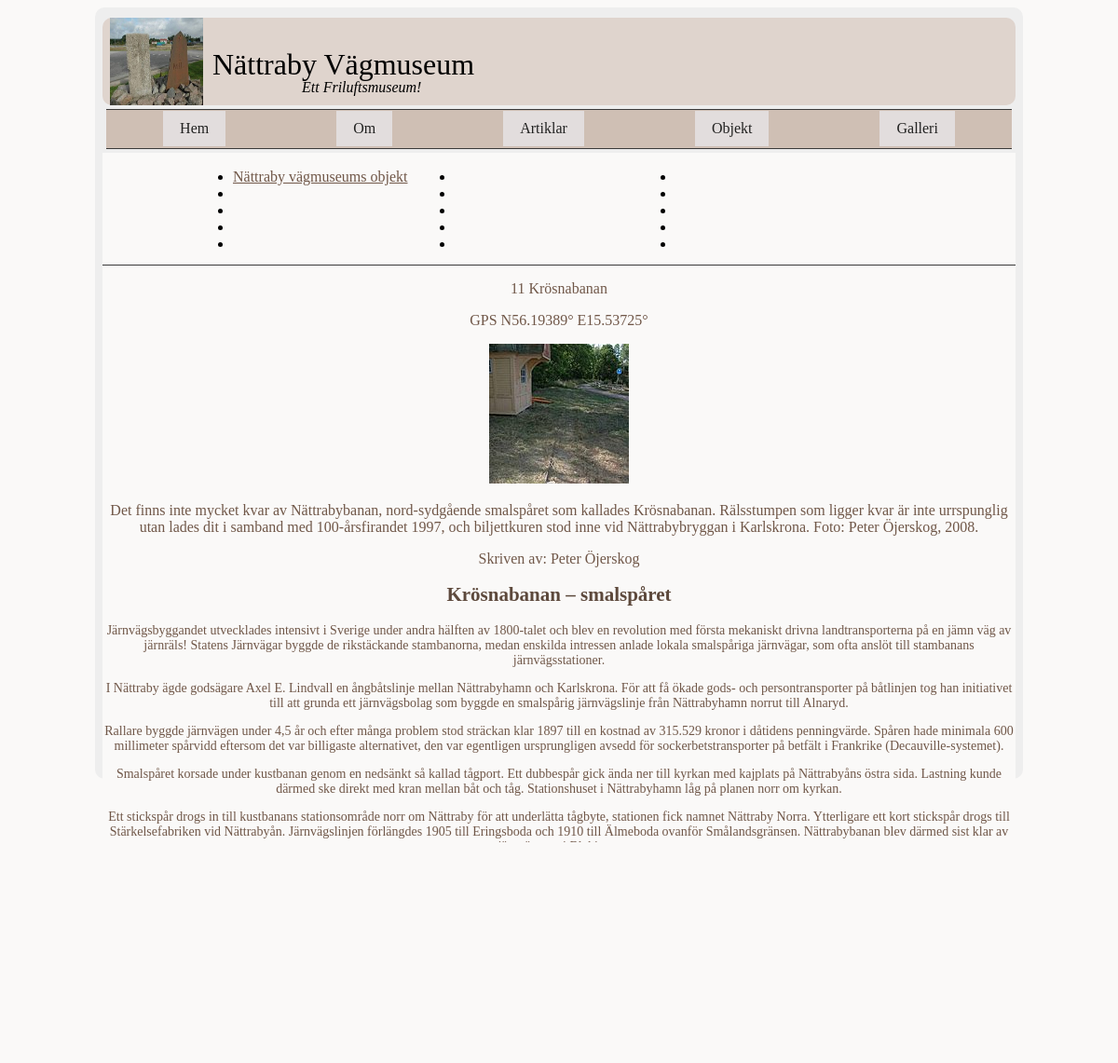
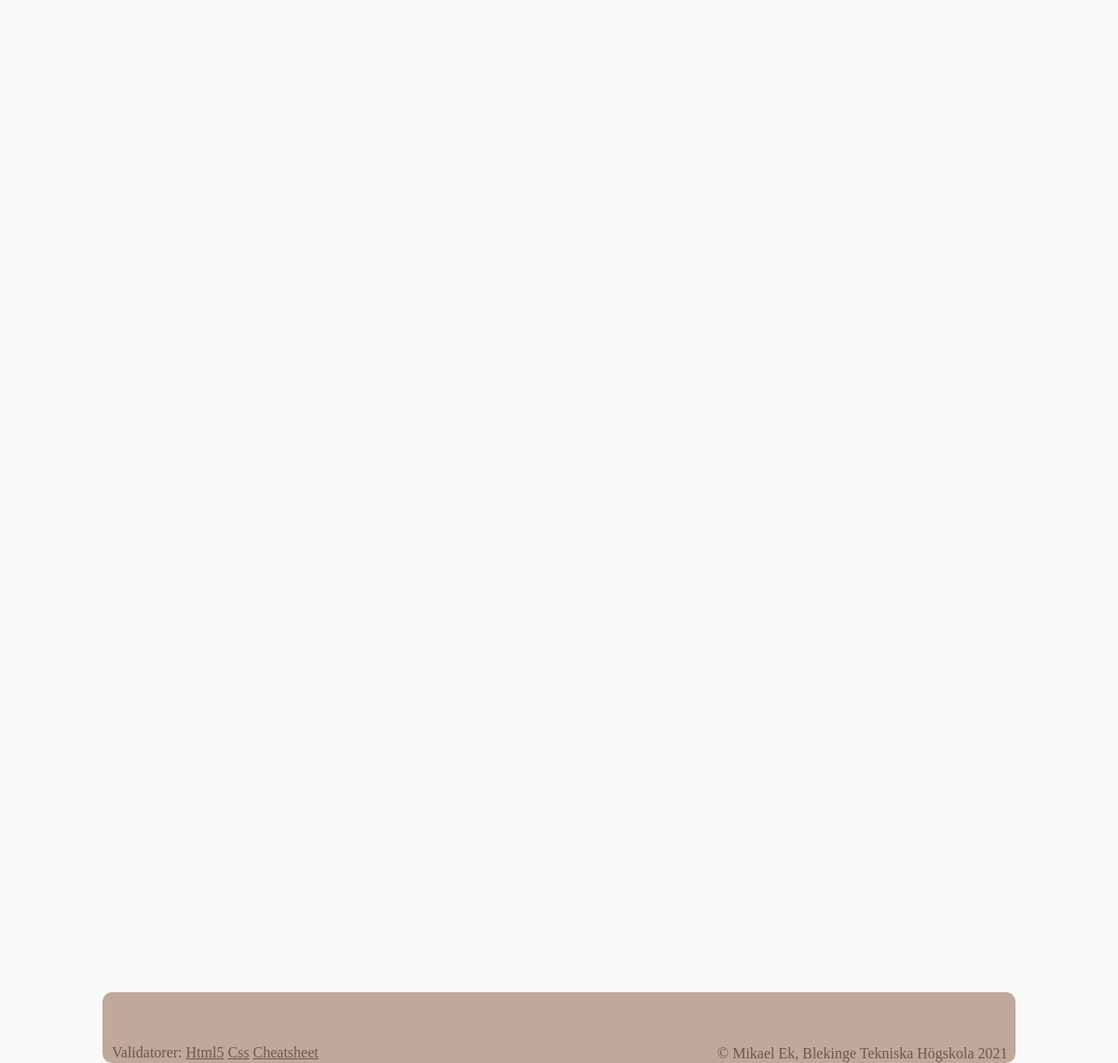
The page /object.php?page=object11 on the database its author committed (2 pictures, top to bottom).
### tables this page shows
CREATE TABLE object(
  id INT,
  name TEXT,
  title TEXT,
  data TEXT,
  author TEXT,
  gps TEXT,
  mapImage TEXT,
  image1 TEXT,
  image1Alt TEXT,
  image1Text,
  TEXT,
  image2 TEXT,
  image2Alt TEXT,
  image2Text TEXT
);

### object.php (called while the page is built, shortened)
<?php
require __DIR__ . "/incl/header.php";
require __DIR__ . "/incl/multipage.php";
require __DIR__ . "/incl/footer.php";

### object/object11.php (the view, shortened to what this page needs)
<?php
$fileName = __DIR__ . "/../db/nvm2.sqlite";
$dsn = "sqlite:$fileName";
$db = connectToDatabase($dsn);
$sql = "SELECT * FROM object WHERE id = 13 ";
$stmt = $db->prepare($sql);
$stmt->execute();
$res = $stmt->fetchAll(PDO::FETCH_ASSOC);
$rows = null;
foreach ($res as $row) {
    $rows .= "<tr>";
    $rows .= "<td>{$row['name']}</td>";
    $rows .= "<td>{$row['title']}</td>";
    $rows .= "<td>{$row['data']}</td>";
    $rows .= "<td>{$row['author']}</td>";
    $rows .= "<td>{$row['gps']}</td>";
    $rows .= "<td>{$row['mapImage']}</td>";
    $rows .= "<td>{$row['image1']}</td>";
    $rows .= "<td>{$row['image1Alt']}</td>";
    $rows .= "<td>{$row['image1Text']}</td>";
    $rows .= "<td>{$row['TEXT']}</td>";
    $rows .= "<td>{$row['image2']}</td>";
    $rows .= "<td>{$row['image2Alt']}</td>";
    $rows .= "<td>{$row['image2Text']}</td>";
    $rows .= "</tr>\n";
}
?>
<div class="intro">
    <p><?php echo $row['title'] ?></p>
    <p><?php echo $row['gps'] ?></p>
    <p><img src="img/150x150/<?php echo $row['image1'] ?>" alt=""></p>
    <p class="image-text"><?php echo $row['image1Text'] ?></p>
    <p class=" author">Skriven av: <?php echo $row['author'] ?></p>
</div>
<div class="text-data">
    <p><?php echo $row['data'] ?></p>
</div>

### css/style.css (style rules this page uses)
html { background-color: #faf9f8; }
p { color: #705748; }
h1, h2 { color:#5d493c }
body { margin: 8px auto; padding: 8px; width: 980px; min-height: 800px; max-height: 800px; background-color: #eee; border-radius: 10px; padding-bottom: 20px; }
.intro { text-align: center; }
.text-data { text-align: center; font-size: 14px; }

### rows shown on the page
object: title "11 Krösnabanan", gps "GPS N56.19389° E15.53725°", image1 (picture), image1Text "Det finns inte mycket kvar av Nättrabybanan, nord-sydgående smalspåret som kallades Krösnabanan. Rälsstumpen som ligger kvar är inte urrspunglig utan lades dit i samband med 100-årsfirandet 1997, och biljettkuren stod inne vid Nättrabybryggan i Karlskrona. Foto: Peter Öjerskog, 2008.", author "Peter Öjerskog", data "Krösnabanan – smalspåret Järnvägsbyggandet utvecklades intensivt i Sverige under andra hälften av 1800-talet och blev en revolution med första mekaniskt drivna landtransporterna på en jämn väg av järnräls! Statens Järnvägar byggde de rikstäckande stambanorna, medan enskilda intressen anlade lokala smalspåriga järnvägar, som ofta anslöt till stambanans järnvägsstationer. I Nättraby ägde godsägare Axel E. Lindvall en ångbåtslinje mellan Nättrabyhamn och Karlskrona. För att få ökade gods- och persontransporter på båtlinjen tog han initiativet till att grunda ett järnvägsbolag som byggde en smalspårig järnvägslinje från Nättrabyhamn norrut till Alnaryd. Rallare byggde järnvägen under 4,5 år och…"

### other values the page prints
$value["title"] "Nättraby vägmuseums objekt"
